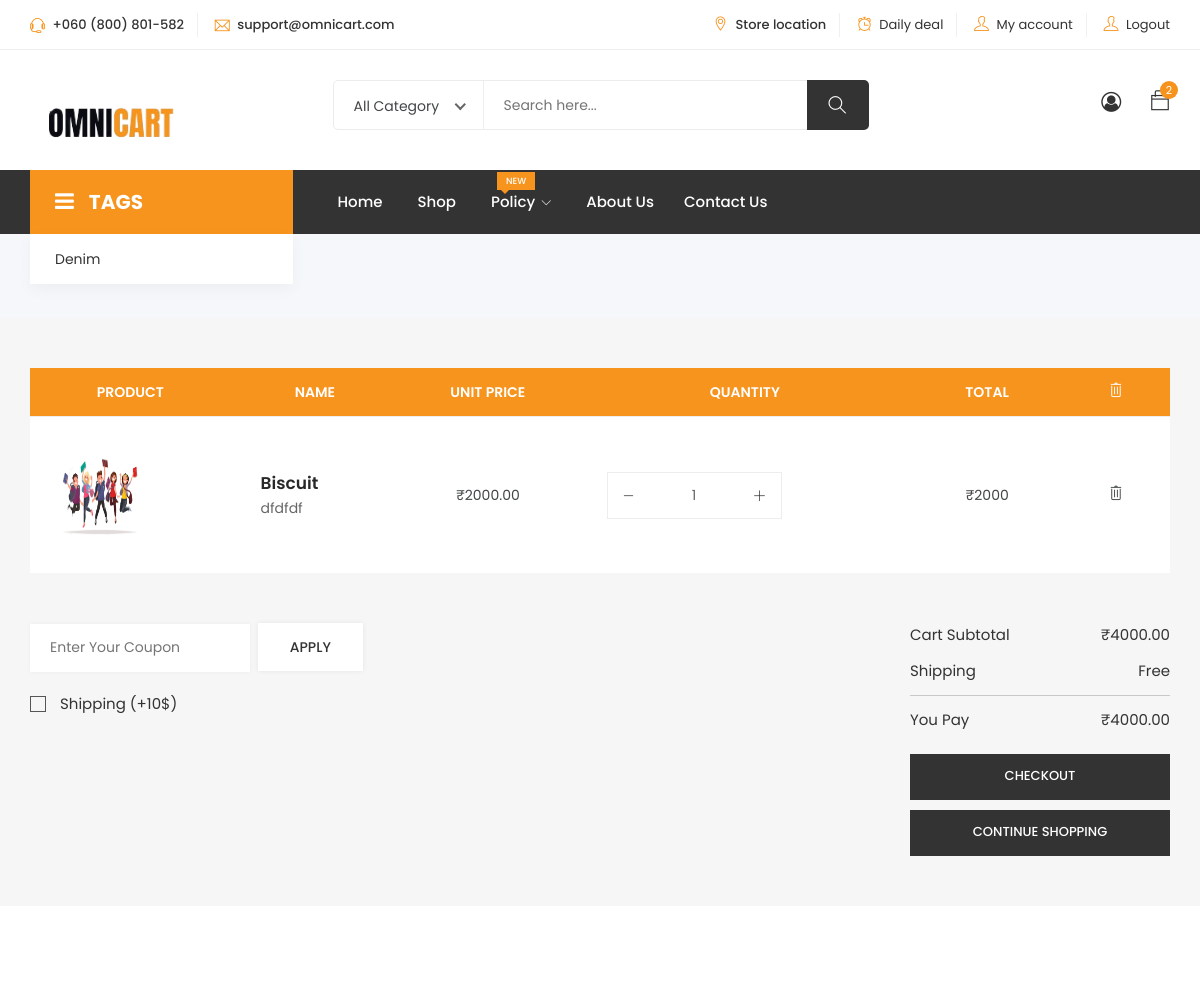
Page /cart/ (signed in, upper part) on the earlier database version.
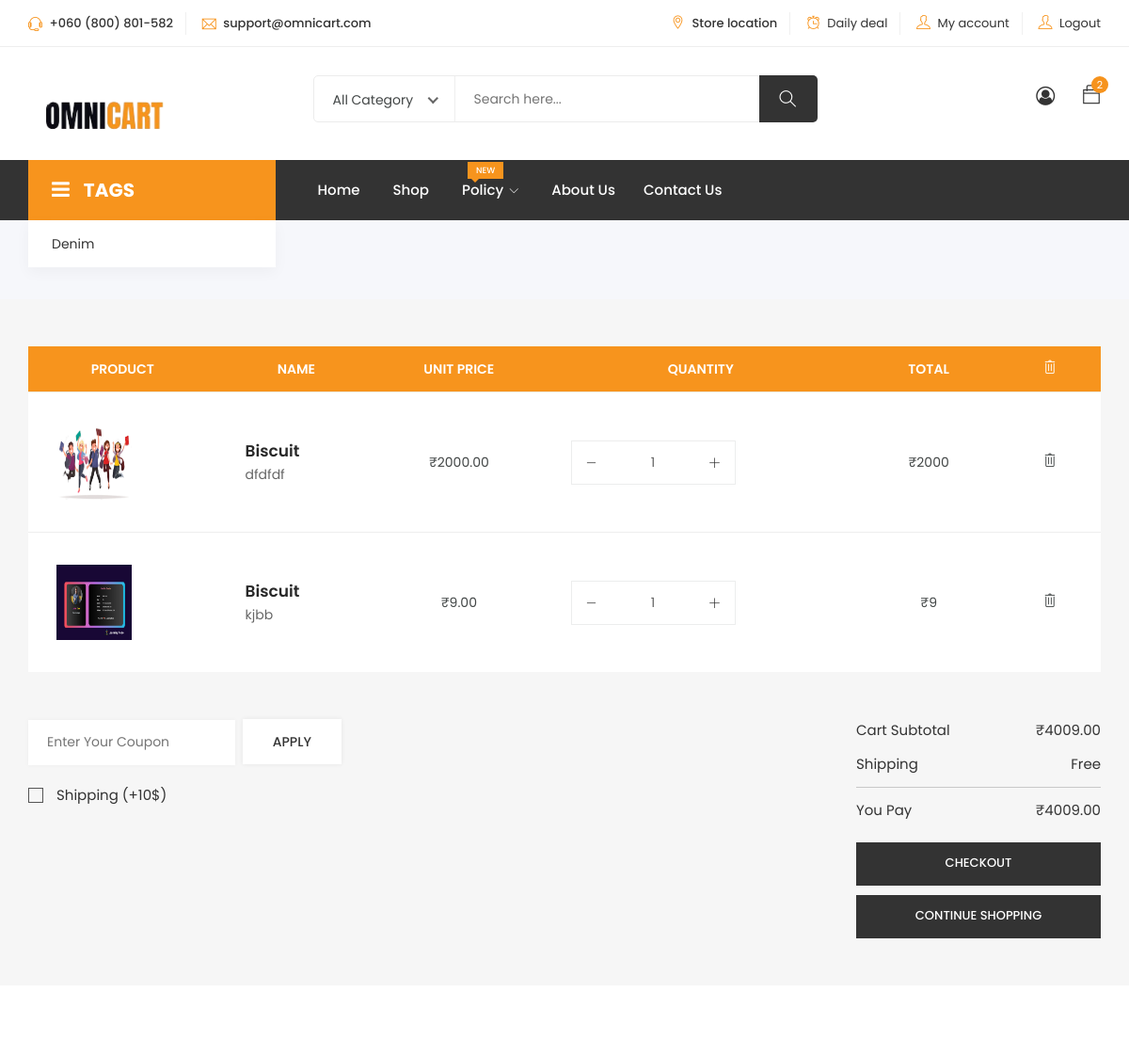
Same page on the later database version.
### OmniApp/models.py (models this page shows, shortened)
class CartItem(models.Model):
    cart = models.ForeignKey(Cart, related_name="items", on_delete=models.CASCADE)
    product = models.ForeignKey(Product, on_delete=models.CASCADE)
    quantity = models.PositiveIntegerField(default=1)

class Product(models.Model):
    product_id = models.UUIDField(
        primary_key=True, default=uuid.uuid4, editable=False, unique=True
    )
    product_name = models.CharField(max_length=255)
    manufacturer_id = models.ForeignKey(
        Customer, on_delete=models.CASCADE, related_name="products"
    )
    quantity = models.PositiveIntegerField()
    product_image = models.ImageField(
        upload_to="product_images/", null=True, blank=True
    )
    unit_weight = models.FloatField()
    product_description = models.TextField()
    unit_price = models.DecimalField(max_digits=10, decimal_places=2)
    product_short_description = models.TextField(default=" ")
    categories = models.ManyToManyField(Categoryies, related_name='products')
    tags = models.ManyToManyField(Tag, related_name='products')

class Cart(models.Model):
    user = models.ForeignKey(User, on_delete=models.CASCADE, default="23223")
    total_price = models.DecimalField(max_digits=10, decimal_places=2, default=0)
    total_quantity = models.PositiveIntegerField(default=0)

### OmniApp/views.py (the view)
# urls.py: path("cart/", view_cart, name="cart"),
@login_required(login_url="login")
def view_cart(request):
    user = request.user
    cart, created = Cart.objects.get_or_create(user=user)
    user_authenticated, types = authentication_login(request)
    context = {
        "cart": cart,
        "user_authenticated": user_authenticated,
        "type": types,
    }
    return render(request, "OmniCart/cart.html", context)

### OmniApp/views.py (called while the page is built)
def authentication_login(request):
    customer_session = request.session.get("customer")
    if customer_session:
        customer_id = customer_session.get("id")
        try:
            customer = Customer.objects.get(id=customer_id)
            user_authenticated = True
        except Customer.DoesNotExist:
            user_authenticated = False
            customer = None
    else:
        user_authenticated = False
        customer = None
    types = customer.user_type if customer else None
    return user_authenticated, types

### templates/OmniCart/cart.html (shortened to what the changed rows need)
{% extends 'base.html' %}
{% load static %}
{% block content %}
<div class="shopping-cart section">
    <div class="container">
        <div class="row">
            <div class="col-12">
                <table class="table shopping-summery">
                    <thead>
                        <tr class="main-hading">
                            <th>PRODUCT</th>
                            <th>NAME</th>
                            <th class="text-center">UNIT PRICE</th>
                            <th class="text-center">QUANTITY</th>
                            <th class="text-center">TOTAL</th>
                            <th class="text-center"><i class="ti-trash remove-icon"></i></th>
                        </tr>
                    </thead>
                    <tbody>
                        {% if cart.items.all %}
                            {% for item in cart.items.all %}
                                <tr>
                                    <td class="image" data-title="No"><img src="{{ item.product.product_image.url }}" alt="{{ item.product.product_name }}"></td>
                                    <td class="product-des" data-title="Description">
                                        <p class="product-name"><a href="#">{{ item.product.product_name }}</a></p>
                                        <p class="product-des">{{ item.product.product_description }}</p>
                                    </td>
                                    <td class="price" data-title="Price"><span>₹{{ item.product.unit_price }}</span></td>
                                    <td class="qty" data-title="Qty">
                                        <div class="input-group">
                                            <div class="button minus">
                                                <button type="button" class="btn btn-primary btn-number"  data-field="quant[{{ item.id }}]" data-item-id="{{ item.id }}">
                                                    <i class="ti-minus"></i>
                                                </button>
                                            </div>
                                            <input type="text" readonly name="quant[{{ item.id }}]" class="input-number" data-min="1" data-max="100" value="{{ item.quantity }}">
                                            <div class="button plus">
                                                <button type="button" class="btn btn-primary btn-number"  data-field="quant[{{ item.id }}]" data-item-id="{{ item.id }}">
                                                    <i class="ti-plus"></i>
                                                </button>
                                            </div>
                                        </div>
                                    </td>
                                    <td class="total-amount" data-title="Total"><span>₹{% widthratio item.product.unit_price 1 item.quantity %}</span></td>
                                    <td class="action" data-title="Remove">
                                        <a href="#" class="remove-item" data-item-id="{{ item.id }}">
                                            <i class="ti-trash remove-icon"></i>
                                        </a>
                                    </td>
                                </tr>
                            {% endfor %}
                        {% else %}
                            <tr>
                                <td colspan="6">Your cart is empty.</td>
                            </tr>
                        {% endif %}
                    </tbody>
                </table>
            </div>
        </div>
        <div class="row">
            <div class="col-12">
                <div class="total-amount">
                    <div class="row">
                        <div class="col-lg-4 col-md-7 col-12">
                            <div class="right">
                                <ul>
                                    <li>Cart Subtotal<span>₹{{ cart.total_price }}</span></li>
                                    <li class="last">You Pay<span>₹{{ cart.total_price }}</span></li>
                                </ul>
                            </div>
                        </div>
                    </div>
                </div>
            </div>
        </div>
    </div>
</div>
    {% endblock content %}

Differences in the rows shown:
added CartItem: product.product_image (picture), product.product_name "Biscuit", product.product_description "kjbb", product.unit_price "9.00", quantity "1", product+quantity "9"
changed Cart: total_price "4000.00" → "4009.00"
